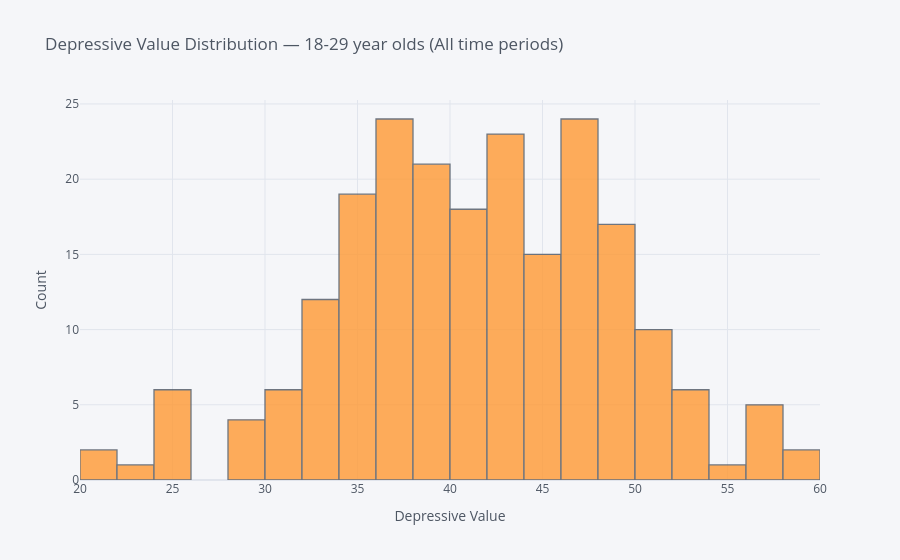

The cell this chart's notebook holds for it:
### Markdown cell above
### 2.3 Distribution Histogram

*"How are depression values distributed among 18–29-year-olds across all time periods, and how much variability is present?"*

The histogram itself contains the depression values we filtered for (that is, only the 19-29 year olds for each of the time periods we filtered on before)․ It essentially allows us to visualize how often each value has occurred, and how concentrated the values are close to a typical value versus how dispersed or spread out they are․ If most bars are narrow, depression values over the years were likely to have been fairly similar, while a tail indicates wide variation with extremes high and low․ This plot describes the distribution of the depressive variable in the dataset (e․g․, its common range, spread, and outliers) rather than a single summary statistic (like the mean) that we might have used before․ Most depression values for 18–29-year-olds cluster in the mid-to-high range, indicating a relatively high average, while the wide spread suggests substantial variability and the presence of potential outliers.

### Code cell
g = merged_data.loc[merged_data["Subgroup"].eq("18 - 29 years"), "Value"]
g = pd.to_numeric(g, errors="coerce").dropna()

g.iplot(
    kind="hist",
    bins=20,
    title="Depressive Value Distribution — 18-29 year olds (All time periods)",
    xTitle="Depressive Value",
    yTitle="Count"
)

### Figure 1 — Plotly figure (JSON) as saved in the notebook; plotly's stock layout.template omitted (floating-point values rounded to 4 significant figures; data arrays with more than 128 entries replaced by an {"elided": "..."} marker saying what was removed)
{"data": [{"histfunc": "count", "histnorm": "", "marker": {"color": "rgba(255, 153, 51, 1.0)", "line": {"color": "#4D5663", "width": 1.3}}, "name": "Value", "nbinsx": 20, "opacity": 0.8, "orientation": "v", "type": "histogram", "x": {"elided": "216 float values"}}], "layout": {"barmode": "overlay", "legend": {"bgcolor": "#F5F6F9", "font": {"color": "#4D5663"}}, "paper_bgcolor": "#F5F6F9", "plot_bgcolor": "#F5F6F9", "title": {"font": {"color": "#4D5663"}, "text": "Depressive Value Distribution — 18-29 year olds (All time periods)"}, "xaxis": {"gridcolor": "#E1E5ED", "showgrid": true, "tickfont": {"color": "#4D5663"}, "title": {"font": {"color": "#4D5663"}, "text": "Depressive Value"}, "zerolinecolor": "#E1E5ED"}, "yaxis": {"gridcolor": "#E1E5ED", "showgrid": true, "tickfont": {"color": "#4D5663"}, "title": {"font": {"color": "#4D5663"}, "text": "Count"}, "zerolinecolor": "#E1E5ED"}}}
